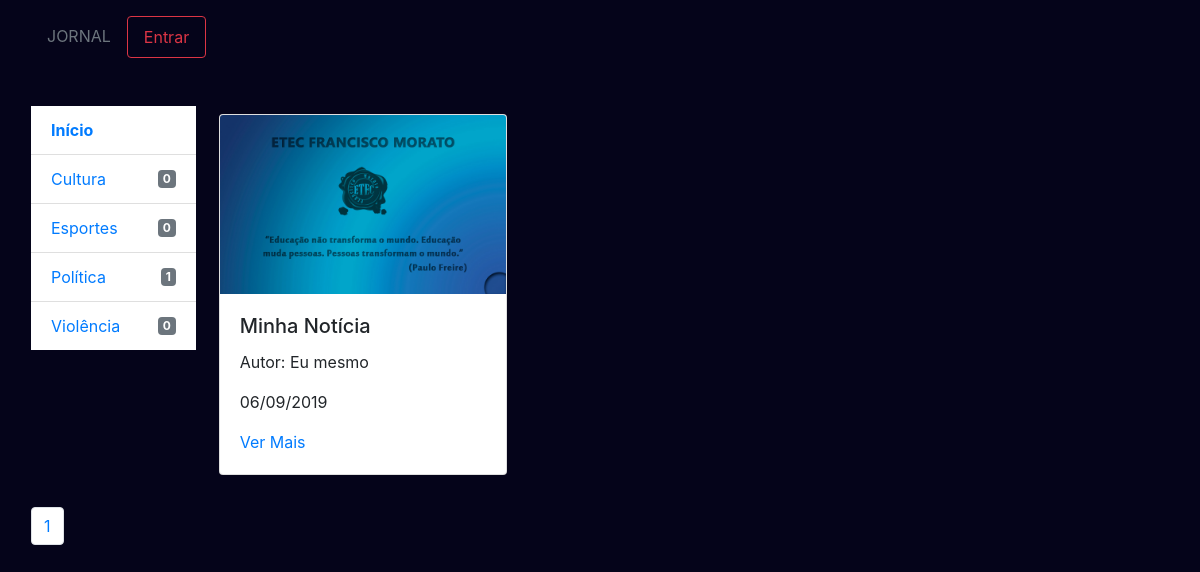
Before: /pag_noticias.php with the older database file.
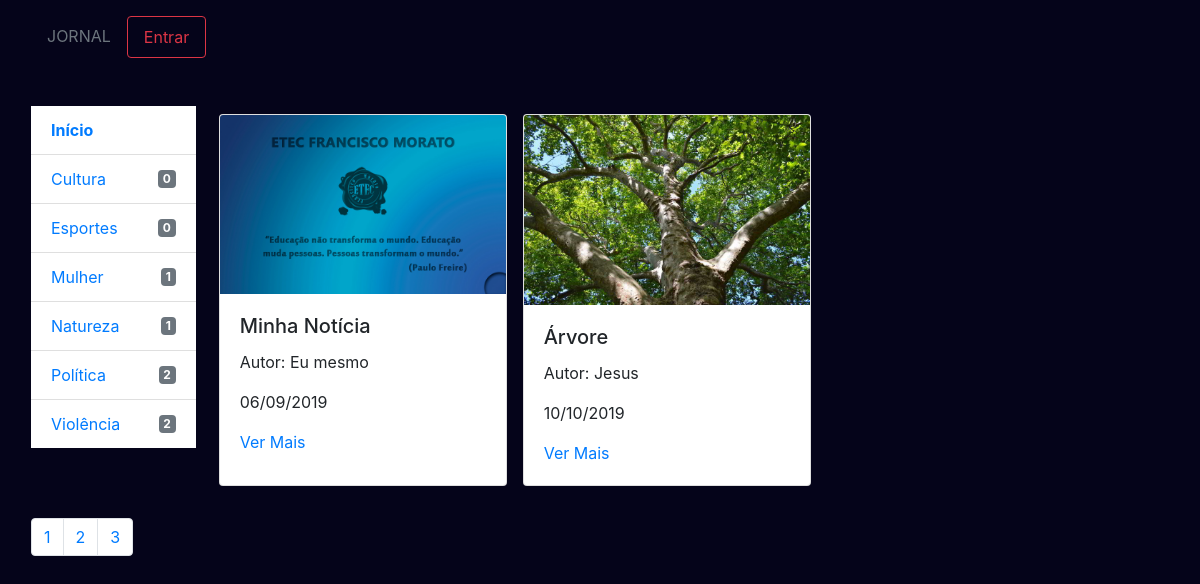
After: the same page with the newer database file.
### tables this page shows
CREATE TABLE `categoria` (
  `CODCATEGORIA` int(11) NOT NULL,
  `NOMECATEGORIA` varchar(20) DEFAULT NULL
);

CREATE TABLE `noticia` (
  `CODNOTICIA` int(11) NOT NULL,
  `TITULO` varchar(40) NOT NULL,
  `CONTEUDO` text,
  `DATA` date NOT NULL,
  `AUTOR` varchar(50) NOT NULL,
  `IMAGEM` varchar(60) DEFAULT NULL,
  `CODCATEGORIA` int(11) DEFAULT NULL
);

### model/Conexao.php (called while the page is built)
<?php
    class Conexao
    {
        function conectar() {
            $conn = new PDO("mysql:host=localhost;dbname=bdnoticia", "root", "");
            $conn->setAttribute(PDO::ATTR_ERRMODE, PDO::ERRMODE_EXCEPTION);
            return $conn;
        }
    }
?>

### controller/Categoria_controller.php (called while the page is built, shortened)
<?php
    include_once('model/Categoria_model.php');
    $categoria = new Categoria_model();
?>

### model/Categoria_model.php (called while the page is built, shortened)
<?php
    class Categoria_model
    {
        private $cod_categoria;
        private $conn;
        public function __get($attr)
        {
            return $this->$attr;
        }
        function __construct()
        {
            include_once('Conexao.php');
            $classe_conn = new Conexao();
            $this->conn = $classe_conn->conectar();
        }
        public function num_noticias()
		{
            $sql_cmd = "SELECT COUNT(CODNOTICIA) AS TOTAL FROM noticia WHERE CODCATEGORIA = ?";
            $exec = $this->conn->prepare($sql_cmd);
            $exec->execute([$this->cod_categoria]);
            $numero = $exec->fetch();
            return $numero['TOTAL'];
		}
        public function consultar(array $condicao = null)
        {
            $dados = [];
            if(isset($condicao)) {
                $sql_cmd = "SELECT * FROM categoria WHERE CODCATEGORIA = ?";
                $exec = $this->conn->prepare($sql_cmd);
                $exec->execute($condicao);
            }
            else {
                $sql_cmd = "SELECT * FROM categoria";
                $exec = $this->conn->prepare($sql_cmd);
                $exec->execute();
            }
            foreach($exec->fetchAll() as $row) {
                $categoria = new Categoria_model();
                $categoria->__set('cod_categoria', $row['CODCATEGORIA']);
                $categoria->__set('nome_categoria', $row['NOMECATEGORIA']);
                $dados[] = $categoria;
            }
            return $dados;
        }
    }
?>

### model/Noticia_model.php (called while the page is built, shortened)
<?php
	class Noticia_model
	{
		private $conn;
		public function __construct()
		{
			include_once('Conexao.php');
			$conn = new Conexao();
			$this->conn = $conn->conectar();
		}
		public function __get($field)
		{
			return $this->$field;
		}
		public function consultar($conteudo = null)
		{
			$dados = [];
			if(isset($conteudo)) {
				$sql_cmd = "SELECT * FROM NOTICIA WHERE CODCATEGORIA = ?";
				$exec = $this->conn->prepare($sql_cmd);
				$exec->execute([$conteudo]);
			}
			else {
				$sql_cmd = "SELECT * FROM NOTICIA";
				$exec = $this->conn->prepare($sql_cmd);
				$exec->execute();
			}
			foreach ($exec->fetchAll() as $row) {
				$noticia = new Noticia_model();
				$noticia->__set('cod_noticia', $row['CODNOTICIA']);
				$noticia->__set('titulo', $row['TITULO']);
				$noticia->__set('conteudo', $row['CONTEUDO']);
				$noticia->__set('data', $row['DATA']);
				$noticia->__set('autor', $row['AUTOR']);
				$noticia->__set('imagem', $row['IMAGEM']);
				$noticia->__set('cod_categoria', $row['CODCATEGORIA']);
				$dados[] = $noticia;
			}
			return $dados;
		}
		public function consultarLimit($inicio, $quantidade, $conteudo = null)
		{
			$dados = [];
			if(isset($conteudo)) {
				$sql_cmd = "SELECT * FROM NOTICIA WHERE CODCATEGORIA = ? LIMIT $inicio, $quantidade";
				$exec = $this->conn->prepare($sql_cmd);
				$exec->execute([$conteudo]);
			}
			else {
				$sql_cmd = "SELECT * FROM NOTICIA LIMIT $inicio, $quantidade";
				$exec = $this->conn->prepare($sql_cmd);
				$exec->execute();
			}
			foreach ($exec->fetchAll() as $row) {
				$noticia = new Noticia_model();
				$noticia->__set('cod_noticia', $row['CODNOTICIA']);
				$noticia->__set('titulo', $row['TITULO']);
				$noticia->__set('conteudo', $row['CONTEUDO']);
				$noticia->__set('data', $row['DATA']);
				$noticia->__set('autor', $row['AUTOR']);
				$noticia->__set('imagem', $row['IMAGEM']);
				$noticia->__set('cod_categoria', $row['CODCATEGORIA']);
				$dados[] = $noticia;
			}
			return $dados;
		}
	}
?>

### controller/Noticia_controller.php (called while the page is built, shortened)
<?php
include_once('model/Noticia_model.php');
$noticia = new Noticia_model();
$inicio = isset($_GET['indice']) ? $_GET['indice'] * QTD_PAG : 0;
if (isset($_REQUEST['acao'])) {
	switch ($_REQUEST['acao']) {
		case 'cadastrar_noticia':
			$noticia->__set('titulo', $_POST['titulo']);
			$noticia->__set('conteudo', $_POST['conteudo']);
			$nome_arquivo = $_FILES['imagem']['name'];
			$destino = "imagens/$nome_arquivo";
			$nome_tmp = $_FILES['imagem']['tmp_name'];
			move_uploaded_file($nome_tmp, $destino);
			$noticia->__set('imagem', $nome_arquivo);
			$noticia->__set('autor', $_POST['autor']);
			$noticia->__set('cod_categoria', $_POST['categoria']);
			$noticia->__set('data', $_POST['data']);
			$noticia->cadastrar();
			echo "<script>
                    alert('Dados gravados com sucesso!');
                    window.location.href = 'cad_noticia.php';
                </script>";
		break;
		case 'excluir_not':
			$noticia->__set('cod_noticia', $_GET['codnoticia']);
			$noticia->excluir();
			echo "<script>window.location.href='cons_noticia.php';</script>";
		break;
		case 'atualizar_not':
			$noticia->__set('titulo', $_POST['titulo']);
			$noticia->__set('autor', $_POST['autor']);
			$noticia->__set('data', $_POST['data']);
			$noticia->__set('conteudo', $_POST['conteudo']);
			$noticia->__set('cod_categoria', $_POST['categoria']);
			$noticia->__set('cod_noticia', $_POST['codnoticia']);
			$noticia->atualizar();
			echo "<script>
				alert('Dados atualizados com sucesso!');
				window.location.href = 'cons_noticia.php';
			</script>";
		break;
		case 'dados_not':
			$noticia->__set('cod_noticia', $_GET['codnoticia']);
			$noticia = $noticia->retornarDados();
		break;
		case 'filtrar':
		$total_paginas = ceil(count($noticia->consultar($_GET['codcategoria'])) / QTD_PAG);
			$noticias = $noticia->consultarLimit($inicio, QTD_PAG, $_GET['codcategoria']);
		break;
	}
}
else {
	$total_paginas = ceil(count($noticia->consultar()) / QTD_PAG);
	$noticias = $noticia->consultarLimit($inicio, QTD_PAG);
}
?>

### pag_noticias.php (the view, shortened to what this page needs)
<?php
	include_once('controller/Noticia_controller.php');
    include_once('controller/Categoria_controller.php');
?>
<!doctype html>
<html lang="en">
<head>
	<link rel="stylesheet" href="https://stackpath.bootstrapcdn.com/bootstrap/4.3.1/css/bootstrap.min.css" />
	<link rel="stylesheet" href="//cdn.datatables.net/1.10.19/css/jquery.dataTables.min.css" />
</head>
<body style="background: #05041A;">
	<div class="container-fluid">
        <div class="row">
            <div class="col-lg-12">
                <ul class="nav">
                    <li class="nav-item">
                        <a class="nav-link disabled" href="#">JORNAL</a>
                    </li>
                    <li class="nav-item">
                        <a class="nav-link btn btn-outline-danger" href="login.php">Entrar</a>
                    </li>
                </ul>
                <br/>
                <br/>
            </div>
        </div>
        <div class="row">
            <div class="col-lg-2">
                <nav class="nav flex-column">
                    <ul class="list-group list-group-flush">
                            <li class="list-group-item d-flex justify-content-between align-items-center">
                                <a href="pag_noticias.php"><strong>Início</strong></a>
                            </li>
                        <?php foreach($categoria->consultar() as $cat): ?>
                            <li class="list-group-item d-flex justify-content-between align-items-center">
                                <a href="?acao=filtrar&codcategoria=<?php echo $cat->__get('cod_categoria'); ?>"><?php echo $cat->__get('nome_categoria'); ?></a>
                                <span class="badge badge-secondary"><?php echo $cat->num_noticias(); ?></span>
                            </li>
                        <?php endforeach; ?>
                    </ul>
                </nav>
            </div>
            <div class="col-lg-10 container">
                <div class="row">
                    <?php foreach($noticias as $not): ?>
                        <div class="card" style="width: 18rem;">
                            <img class="card-img-top" src="imagens/<?php echo $not->__get('imagem'); ?>">
                                <div class="card-body">
                                    <h5 class="card-title"><?php echo $not->__get('titulo'); ?></h5>
                                    <p class="card-text">Autor: <?php echo $not->__get('autor'); ?></p>
                                    <p class="card-text">
                                        <?php
                                            $data = explode('-', $not->__get('data'));
                                            echo implode('/', array_reverse($data));
                                        ?>
                                    </p>
                                    <p class="card-text">
                                        <a href="carregar_pag.php?cod_noticia=<?php echo $not->__get('cod_noticia'); ?>">Ver Mais</a>
                                    </p>
                                </div>
                        </div>
                    <?php endforeach; ?>
                </div>
            </div>
        </div>
        <div class="row">
            <div class="col-12">
                <?php
                        echo "<br/>";
                        echo "<nav aria-label='Navegação de página exemplo'><ul class='pagination'>";
                        for($i = 1; $i <= $total_paginas; $i++) {
                            echo "<li class='page-item'><a class='page-link' href='?indice=" . ($i - 1) . "'>$i</a></li>";
                        }
                        echo "</ul></nav>";
                ?>
            </div>
        </div>
    </div>
</body>
</html>

### pag_noticias.php (style rules this page uses)
body { padding: 1rem; }
.card { margin: .5rem; }

Changed rows visible on the page:
added categoria: __get "Mulher", num_noticias "1"
added categoria: __get "Natureza", num_noticias "1"
computed for categoria (number 5 of 6 on the later page): CODCATEGORIA "1" → "2"
computed for categoria (number 6 of 6 on the later page): num_noticias "0" → "2"
added noticia: shows a picture, __get "Árvore", __get "Jesus", data "10/10/2019"
Other visible differences:
new list line: "2"
new list line: "3"
